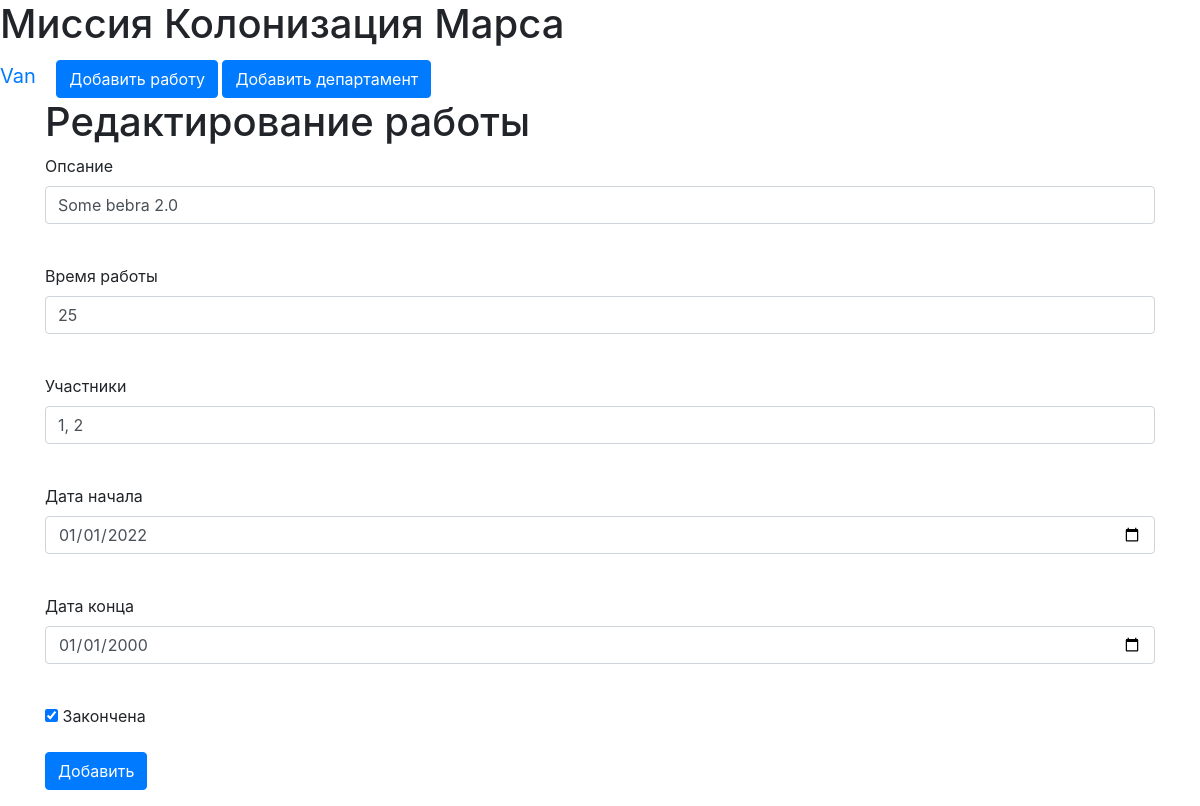
Screenshot of /jobs/4 (signed in) with the database file from the repository.
### data/users.py (models this page shows, shortened)
class User(SqlAlchemyBase, UserMixin, SerializerMixin):
    __tablename__ = 'users'
    id = sqlalchemy.Column(sqlalchemy.Integer,
                           primary_key=True, autoincrement=True)
    surname = sqlalchemy.Column(sqlalchemy.String, nullable=True)
    name = sqlalchemy.Column(sqlalchemy.String, nullable=True)
    age = sqlalchemy.Column(sqlalchemy.Integer, nullable=True)
    position = sqlalchemy.Column(sqlalchemy.String, nullable=True)
    speciality = sqlalchemy.Column(sqlalchemy.String, nullable=True)
    address = sqlalchemy.Column(sqlalchemy.String, nullable=True)
    email = sqlalchemy.Column(sqlalchemy.String,
                              unique=True, nullable=True)
    hashed_password = sqlalchemy.Column(sqlalchemy.String, nullable=True)
    modified_date = sqlalchemy.Column(sqlalchemy.DateTime,
                                      default=datetime.datetime.now)
    city_from = sqlalchemy.Column(sqlalchemy.String, nullable=True)

### data/jobs.py (models this page shows)
class Jobs(SqlAlchemyBase, SerializerMixin):
    __tablename__ = 'jobs'
    id = sqlalchemy.Column(sqlalchemy.Integer,
                           primary_key=True, autoincrement=True)
    job = sqlalchemy.Column(sqlalchemy.String, nullable=True)
    work_size = sqlalchemy.Column(sqlalchemy.Integer)
    collaborators = sqlalchemy.Column(sqlalchemy.String)
    start_date = sqlalchemy.Column(sqlalchemy.DateTime)
    end_date = sqlalchemy.Column(sqlalchemy.DateTime)
    is_finished = sqlalchemy.Column(sqlalchemy.Boolean)
    team_leader = sqlalchemy.Column(sqlalchemy.Integer,
                                    sqlalchemy.ForeignKey("users.id"))
    user = orm.relation('User')
    categories = orm.relation("Category",
                              secondary="association",
                              backref="jobs")

### main.py (the view, shortened to what this page needs)
@app.route('/jobs/<int:id>', methods=['GET', 'POST'])
@login_required
def edit_jobs(id):
    form = JobsForm()
    if request.method == "GET":
        db_sess = db_session.create_session()
        if current_user.id == 1:
            jobs = db_sess.query(Jobs).filter(Jobs.id == id).first()
        else:
            jobs = db_sess.query(Jobs).filter(Jobs.id == id,
                                              current_user.id == Jobs.team_leader
                                              ).first()
        if jobs:
            form.job.data = jobs.job
            form.work_size.data = jobs.work_size
            form.collaborators.data = jobs.collaborators
            form.start_date.data = jobs.start_date
            form.end_date.data = jobs.end_date
            form.is_finished.data = jobs.is_finished
        else:
            abort(404)
    return render_template('add_job.html',
                           title='Редактирование работы',
                           form=form
                           )

### forms/job.py
class JobsForm(FlaskForm):
    job = StringField('Опсание', validators=[DataRequired()])
    work_size = IntegerField('Время работы')
    collaborators = StringField('Участники')
    start_date = DateField('Дата начала', format="%Y-%m-%d")
    end_date = DateField('Дата конца', format="%Y-%m-%d")
    is_finished = BooleanField("Закончена")
    submit = SubmitField('Добавить')

### data/db_session.py (called while the page is built)
def create_session() -> Session:
    global __factory
    return __factory()

### main.py (called while the page is built)
@login_manager.user_loader
def load_user(user_id):
    db_sess = db_session.create_session()
    return db_sess.query(User).get(user_id)

### templates/add_job.html (shortened to what this page needs)
{% extends "base.html" %}
{% block content %}
<h1>{{ title }}</h1>
<form action="" method="post">
    <p>
        {{ form.job.label }}<br>
        {{ form.job(class="form-control") }}<br>
    </p>
    <p>
        {{ form.work_size.label }}<br>
        {{ form.work_size(class="form-control") }}<br>
    </p>
    <p>
        {{ form.collaborators.label }}<br>
        {{ form.collaborators(class="form-control") }}<br>
    </p>
    <p>
        {{ form.start_date.label }}<br>
        {{ form.start_date(class="form-control") }}<br>
    </p>
    <p>
        {{ form.end_date.label }}<br>
        {{ form.end_date(class="form-control") }}<br>
    </p>
    <p>{{ form.is_finished() }} {{ form.is_finished.label }}</p>
    <p>{{ form.submit(type="submit", class="btn btn-primary") }}</p>
</form>
{% endblock %}

### templates/base.html (shortened to what this page needs)
<!DOCTYPE html>
<html lang="en">
<head>
    <link rel="stylesheet"
          href="https://stackpath.bootstrapcdn.com/bootstrap/4.4.1/css/bootstrap.min.css"
>
    <link rel="stylesheet" type="text/css"
          href="{{ url_for('static', filename='css/style.css') }}"/>
</head>
<body>
<h1>Миссия Колонизация Марса</h1>
<nav>
    {% if current_user.is_authenticated %}
    <a class="navbar-brand" href="/logout">{{ current_user.name }}</a>
    {% else %}
    <p>
        <a class="btn btn-primary " href="/register">Зарегистрироваться</a>
        <a class="btn btn-success" href="/login">Войти</a>
    </p>
    {% endif %}
    {% if current_user.is_authenticated %}
    <a href="jobs" class="btn btn-primary">Добавить работу</a>
    <a href="department_add" class="btn btn-primary">Добавить департамент</a>
    {% endif %}
</nav>
<main role="main" class="container">
    {% block content %}{% endblock %}
</main>
</body>
</html>

### rows the page displays
User: name "Van"
Jobs: job "Some bebra 2.0", work_size "25", collaborators "1, 2", start_date "01/01/2022", end_date "01/01/2000", is_finished "☑"

### other values shown
{{ title }} "Редактирование работы"
